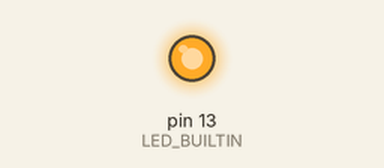
Bench run of a sketch on a simulated Arduino Uno, built with avr-gcc and run on an emulated ATmega328P. Shown: output pins drawn as LEDs (lit = HIGH).

Above: at 1.4 s.
At 5.9 s:
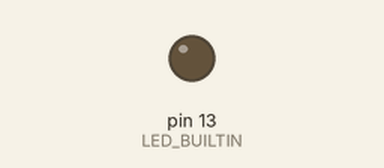
Timing chart, 0 to 9.8 s (numbered marks = the images above):
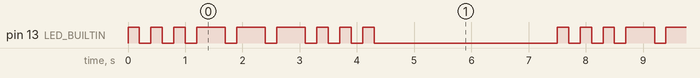

Measured:
- by itself, pin 13 (LED_BUILTIN): repeats every 7.5 s: 2 × (LOW 0.20 s, HIGH 0.20 s), 3 × (LOW 0.20 s, HIGH 0.50 s), 3 × (LOW 0.20 s, HIGH 0.20 s), LOW 3.2 s, HIGH 0.20 s
- by itself, everything shown: repeats every 7.5 s, in 18 steps

The sketch:

arduino1_test.ino
```cpp
// the setup function runs once when you press reset or power the board
void setup() {
  // initialize digital pin LED_BUILTIN as an output.
  pinMode(LED_BUILTIN, OUTPUT);
}

void beep(int time, int delayTime) { // initial beep
  digitalWrite(LED_BUILTIN, HIGH);   // turn the LED on (HIGH is the voltage level)
  delay(time);                       // wait for a second
  digitalWrite(LED_BUILTIN, LOW);
  delay(delayTime);
}

//fastBeep for S
void fastBeep() {
  beep(200, 200);
}
void slowBeep() {
  beep(500, 200);
}
void S() {
  fastBeep();
  fastBeep();
  fastBeep();
}

void O() {
  slowBeep();
  slowBeep();
  slowBeep();
}

void SOS() {
  S();
  O();
  S();
  delay(3000);
}
// the loop function runs over and over again forever
void loop() {
  SOS();
}
```
